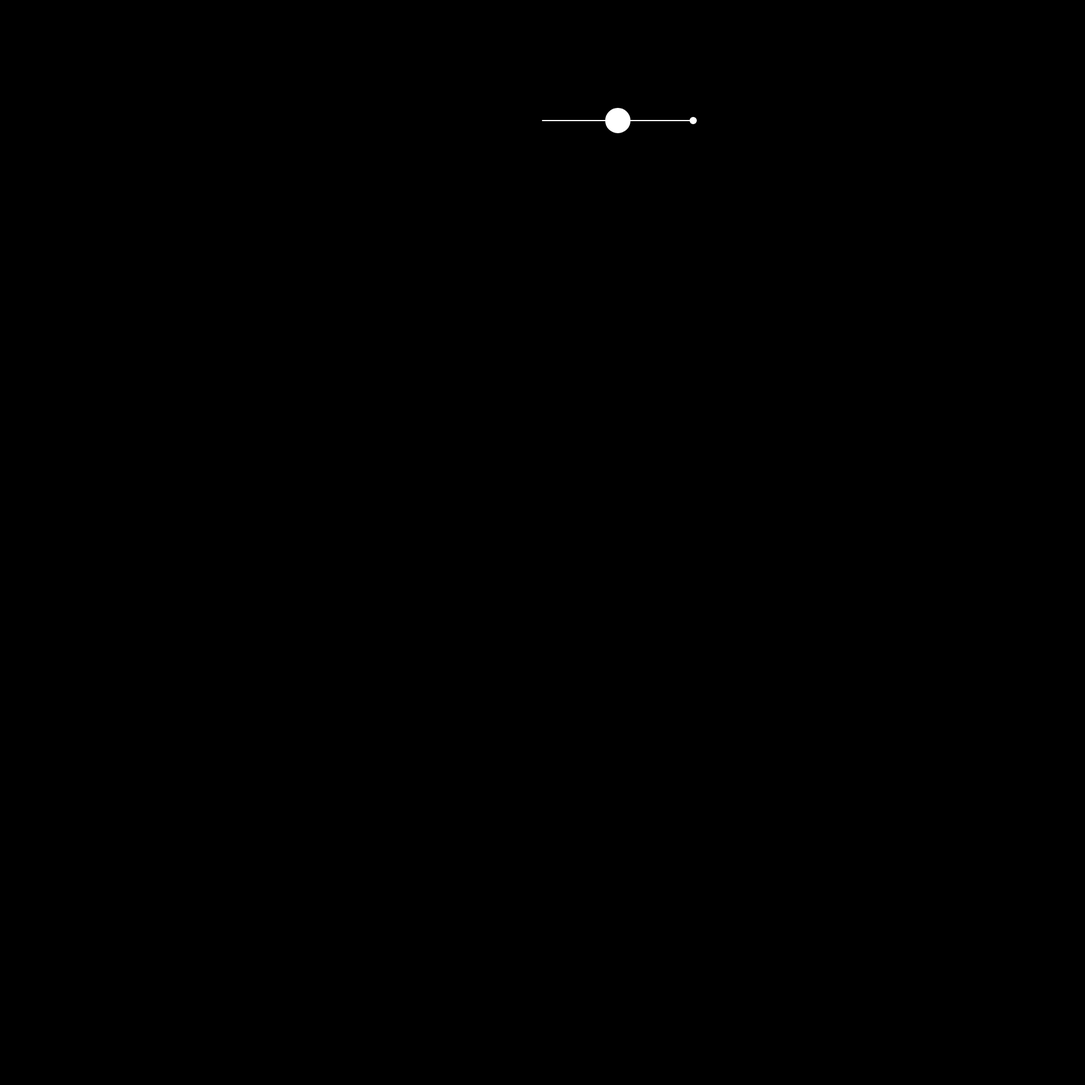
Frame 1 (no input)
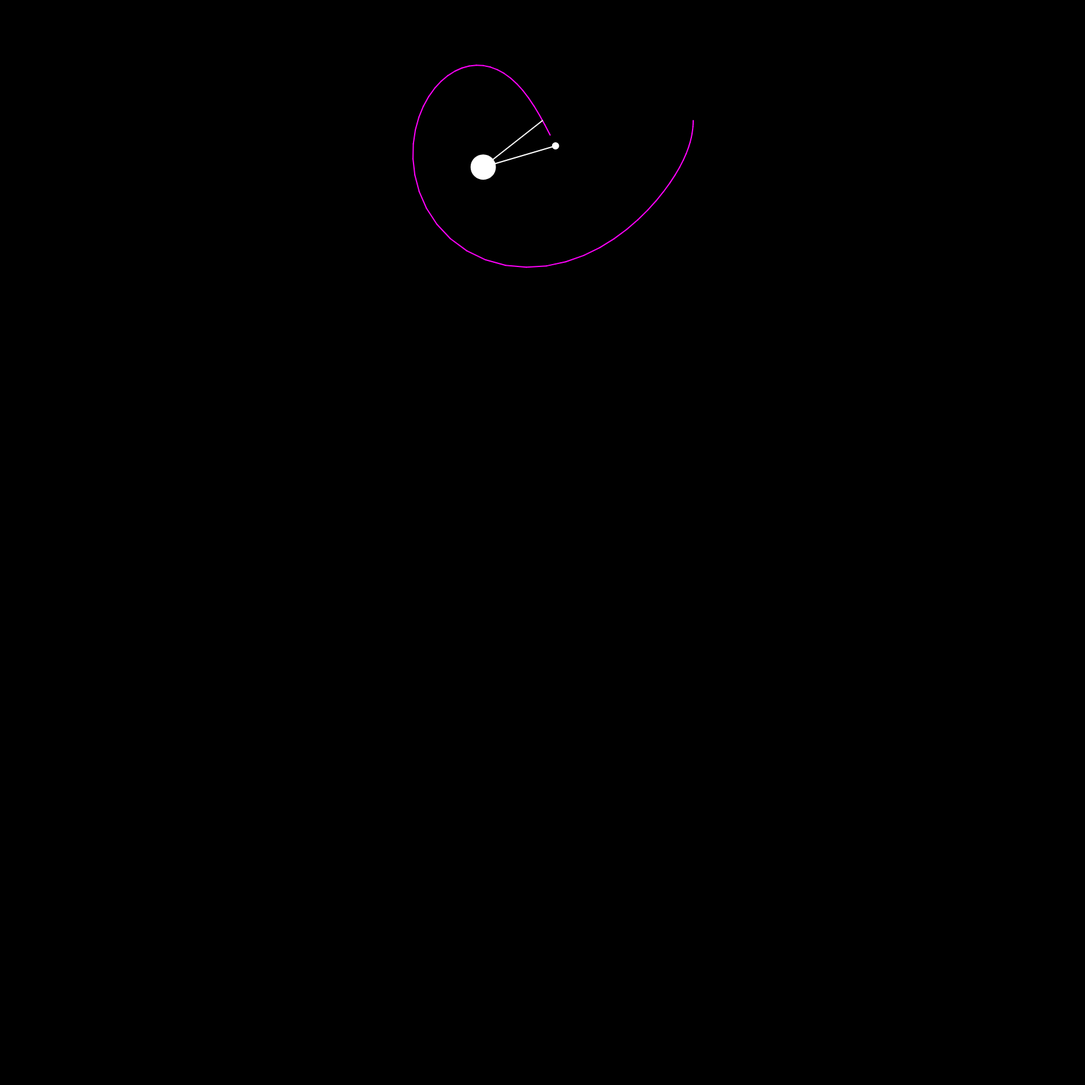
Frame 60 (no input)
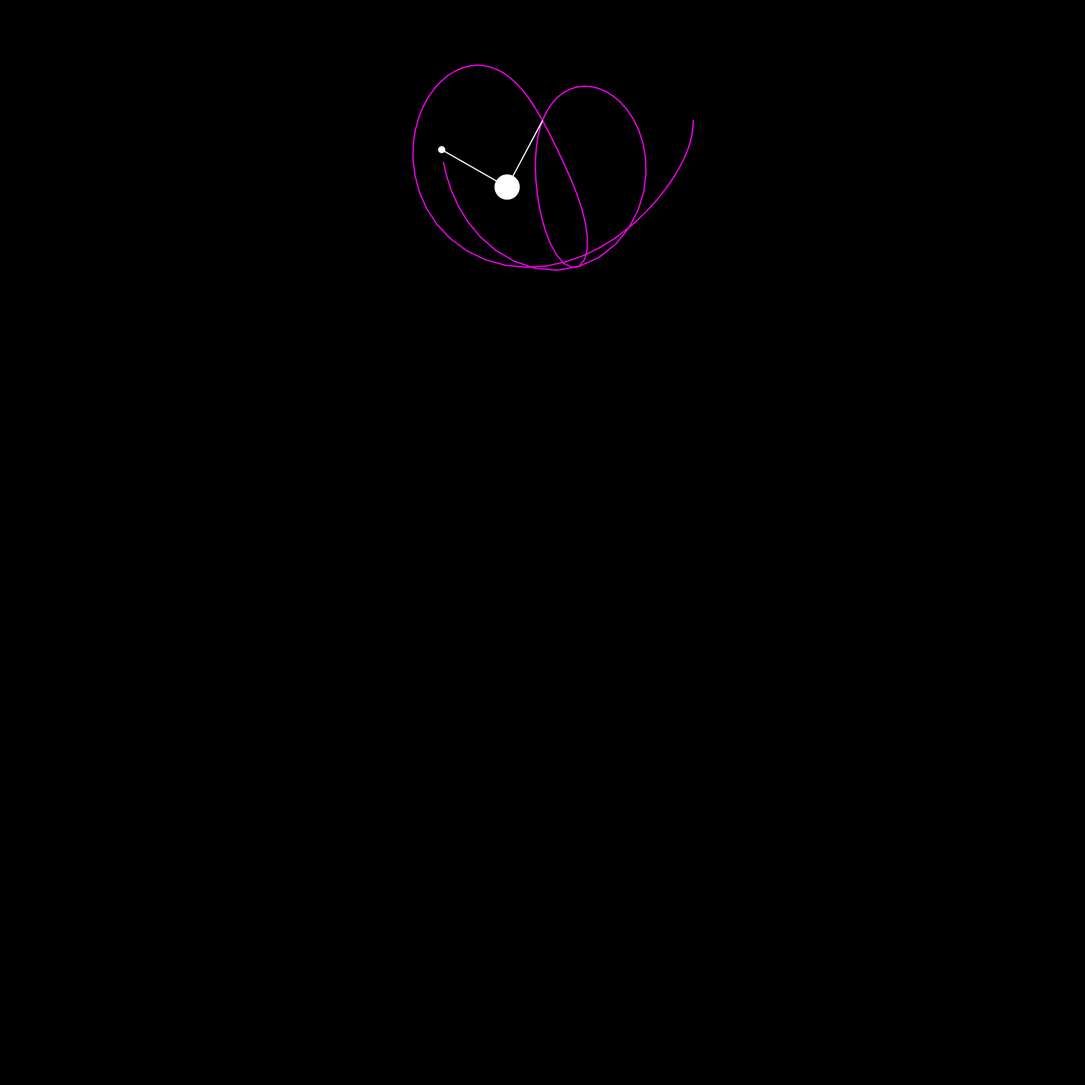
Frame 120 (the mouse pressed at the canvas centre since frame 60)

The p5.js sketch that drew these frames (run headless with seeded random() and noise() and a simulated clock; from frame 60 on, the mouse is pressed at the canvas centre):

// p5.js sketch
// ── sketch.js
let r1 = 125;
let r2 = 125;
let m1 = 40;
let m2 = 10;
let a1 = 0;
let a2 = 0;
let a1_v = 0;
let a2_v = 0;
let g = 1;

let px2 = -1;
let py2 = -1;
let cx, cy;

let buffer;

function setup() {
  createCanvas(1800, 1800);
	pixelDensity(1);
  a1 = PI / 2;
  a2 = PI / 2;
  cx = width / 2;
  cy = 200;
  buffer = createGraphics(width, height);
  buffer.background(0);
  buffer.translate(cx, cy);
}

function draw() {
  background(175);
  imageMode(CORNER);
  image(buffer, 0, 0, width, height);

  let num1 = -g * (2 * m1 + m2) * sin(a1);
  let num2 = -m2 * g * sin(a1 - 2 * a2);
  let num3 = -2 * sin(a1 - a2) * m2;
  let num4 = a2_v * a2_v * r2 + a1_v * a1_v * r1 * cos(a1 - a2);
  let den = r1 * (2 * m1 + m2 - m2 * cos(2 * a1 - 2 * a2));
  let a1_a = (num1 + num2 + num3 * num4) / den;

  num1 = 2 * sin(a1 - a2);
  num2 = a1_v * a1_v * r1 * (m1 + m2);
  num3 = g * (m1 + m2) * cos(a1);
  num4 = a2_v * a2_v * r2 * m2 * cos(a1 - a2);
  den = r2 * (2 * m1 + m2 - m2 * cos(2 * a1 - 2 * a2));
  let a2_a = (num1 * (num2 + num3 + num4)) / den;

  translate(cx, cy);
  stroke(0);
  strokeWeight(2);

  let x1 = r1 * sin(a1);
  let y1 = r1 * cos(a1);

  let x2 = x1 + r2 * sin(a2);
  let y2 = y1 + r2 * cos(a2);

	stroke(255);
	strokeWeight(2);
	line(0, 0, x1, y1);
  fill(255);
  ellipse(x1, y1, m1, m1);


	stroke(255);
	strokeWeight(2);
	line(x1, y1, x2, y2);
  fill(255);
  ellipse(x2, y2, m2, m2);

  a1_v += a1_a;
  a2_v += a2_a;
  a1 += a1_v;
  a2 += a2_v;



  if (frameCount > 1 && frameCount < 600) {
		// let xoff = 0.8;
		// let red = map(noise(xoff), 0, 1, 0, 255);
		// buffer.stroke(red, 0, 0);
		buffer.strokeWeight(2);
		buffer.stroke(255, 0, 250);
		buffer.line(px2, py2, x2, y2);
		// xoff++;
  }
	else if(frameCount > 600){
		// let yellow1 = map(noise(0.2), 0, 1, 0, 255);
		// let yellow2 = map(noise(0.2), 0, 1, 0, 255);
		// buffer.stroke(yellow1, yellow2, 0);
		buffer.stroke(255, 0, 250);
		buffer.strokeWeight(2);
    buffer.line(px2, py2, x2, y2);
	}

  px2 = x2;
  py2 = y2;
}
